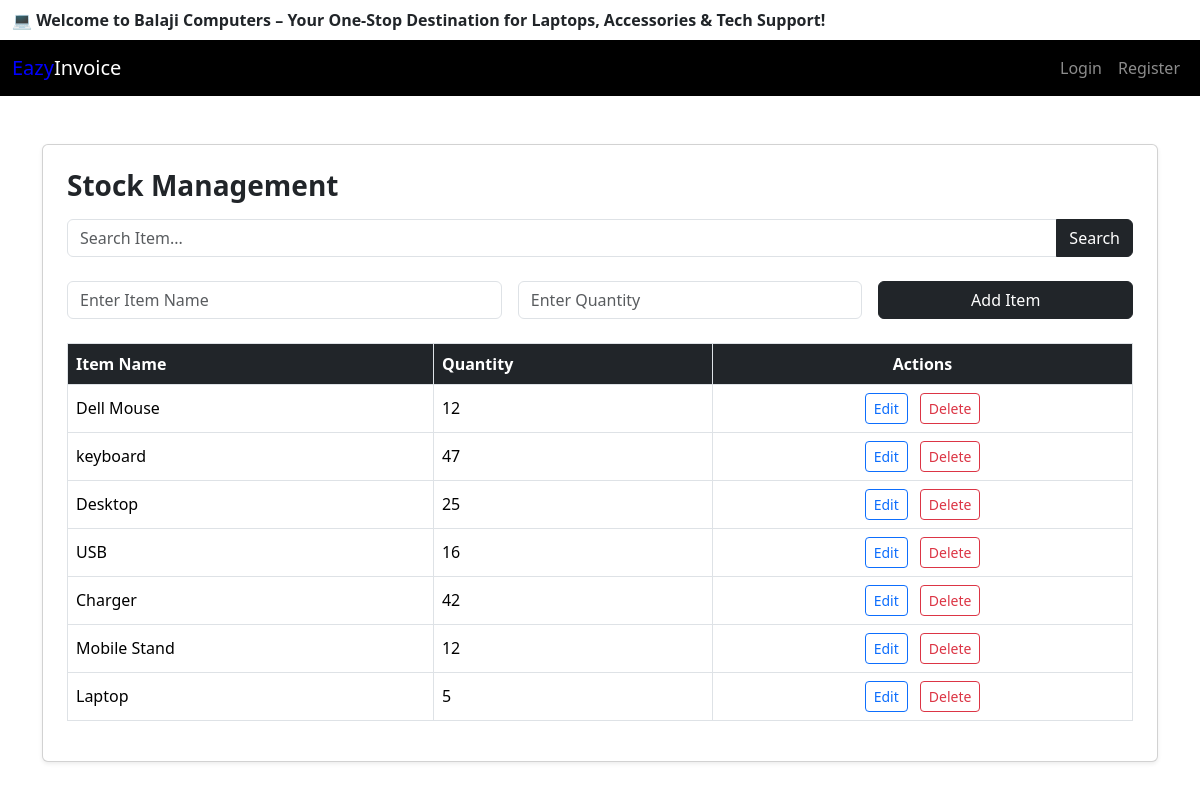
/stock/, run on the app's committed database.
### core/models.py (models this page shows, shortened)
class Stock(models.Model):
    item_name = models.CharField(max_length=100)
    quantity = models.PositiveIntegerField()

### core/views.py (the view, shortened to what this page needs)
# urls.py: path('stock/', views.stock_page, name='stock_page'),
def stock_page(request):
    query = request.GET.get('search', '')
    if query:
        items = Stock.objects.filter(item_name__icontains=query)
    else:
        items = Stock.objects.all()
    return render(request, 'core/stock.html', {
        'items': items,
        'query': query,
    })

### core/templates/core/stock.html (shortened to what this page needs)
{% load static %}
<!DOCTYPE html>
<html lang="en">
<head>
 <link href="https://cdn.jsdelivr.net/npm/bootstrap@5.3.2/dist/css/bootstrap.min.css" rel="stylesheet">
</head>
<body>
{% include 'core/navbar.html' %}
<div class="container py-5">
  <div class="card p-4 shadow-sm">
    <div class="d-flex justify-content-between align-items-center mb-3">
      <h3 class="mb-0 fw-bold">Stock Management</h3>
    </div>
   <form method="get" class="mb-4">
  <div class="input-group">
    <input type="text" name="search" class="form-control" placeholder="Search Item..." value="{{ query }}">
    <button class="btn btn-dark" type="submit">Search</button>
  </div>
</form>
    <form method="POST" class="mb-4">
      <div class="row g-3">
        <div class="col-md-5">
          <input type="text" name="item_name" placeholder="Enter Item Name" class="form-control" required>
        </div>
        <div class="col-md-4">
          <input type="number" name="quantity" placeholder="Enter Quantity" class="form-control" required>
        </div>
        <div class="col-md-3">
          <button type="submit" class="btn btn-dark w-100">Add Item</button>
        </div>
      </div>
    </form>
    <div class="table-responsive">
      <table class="table table-bordered align-middle">
        <thead>
          <tr>
            <th>Item Name</th>
            <th>Quantity</th>
            <th class="text-center">Actions</th>
          </tr>
        </thead>
        <tbody>
          {% for item in items %}
            <tr>
              <td>{{ item.item_name }}</td>
              <td>{{ item.quantity }}</td>
              <td class="text-center">
                <a href="{% url 'update_stock' item.id %}" class="btn btn-sm btn-outline-primary me-2">Edit</a>
                <a href="{% url 'delete_stock' item.id %}" class="btn btn-sm btn-outline-danger"
                   onclick="return confirm('Are you sure you want to delete this item?');">
                  Delete
                </a>
              </td>
            </tr>
          {% empty %}
            <tr>
              <td colspan="3" class="text-center text-muted">No stock items found.</td>
            </tr>
          {% endfor %}
        </tbody>
      </table>
    </div>
  </div>
</div>
</body>
</html>

### core/templates/core/Navbar.html (shortened to what this page needs)
<!DOCTYPE html>
<html lang="en">
<head>
<link href="https://cdn.jsdelivr.net/npm/bootstrap@5.3.7/dist/css/bootstrap.min.css" rel="stylesheet">    <title>Document</title>
</head>
<body>
   <div class="container-fluid  py-2">
  <div class="overflow-hidden">
    <marquee behavior="scroll" direction="left" scrollamount="5">
      <span class="text-dark fw-semibold d-inline-block" style="font-size: 1rem; white-space: nowrap;">
        💻 Welcome to Balaji Computers – Your One-Stop Destination for Laptops, Accessories & Tech Support!
      </span>
    </marquee>
  </div>
</div>
<nav class="navbar navbar-expand-lg navbar-dark" style="background-color:rgb(0, 0, 0);">
  <div class="container-fluid">
    <a class="navbar-brand" href="{% url "stock_page" %}"><span style="color:blue;">Eazy</span><span>Invoice</span></a>
    <div class="collapse navbar-collapse " id="navbarNav">
      <ul class="navbar-nav ms-auto text-dark">
        {% if request.user.is_authenticated %}
        <li class="nav-item">
          <a class="nav-link " href="{% url "stock_page" %}">Stock</a>
        </li>
        <li class="nav-item">
          <a class="nav-link " href="{% url "invoice_history" %}">Invoice history</a>
        </li>
        <li class="nav-item ">
          <a class="nav-link " href="{% url "billing_page" %}">Bill</a>
        </li>
        <li class="nav-item dropdown">
  <a class="nav-link dropdown-toggle text-white" href="#" id="userDropdown" role="button" data-bs-toggle="dropdown" aria-expanded="false">
    {{ request.user }}
  </a>
  <ul class="dropdown-menu dropdown-menu-end bg-transparent border-0 shadow-none" aria-labelledby="userDropdown">
    <li><a class="dropdown-item text-dark" href="{% url "profile" %}">Profile</a></li>
    <li><a class="dropdown-item text-dark" href="#">Settings</a></li>
    <li><a class="dropdown-item text-danger" href="{% url "logout" %}">Logout</a></li>
  </ul>
</li>
        {% else %}
        <li class="nav-item">
          <a class="nav-link" href="{% url 'login' %}">Login</a>
        </li>
         <li class="nav-item">
          <a class="nav-link" href="{% url 'Register' %}">Register</a>
        </li>
        {% endif %}
      </ul>
    </div>
  </div>
</nav>
<script src="https://cdn.jsdelivr.net/npm/bootstrap@5.3.7/dist/js/bootstrap.bundle.min.js"></script></body>
</html>

### core/templates/core/stock.html (style rules this page uses)
body { background-color: #f5f7fa; }
.card { border-radius: 10px; }
.form-control { border-radius: 6px; }
.btn { border-radius: 6px; }
.table thead th { background-color: #212529; color: white; }

### data on the page
Stock: item_name "Dell Mouse", quantity "12"
Stock: item_name "keyboard", quantity "47"
Stock: item_name "Desktop", quantity "25"
Stock: item_name "USB", quantity "16"
Stock: item_name "Charger", quantity "42"
Stock: item_name "Mobile Stand", quantity "12"
Stock: item_name "Laptop", quantity "5"
